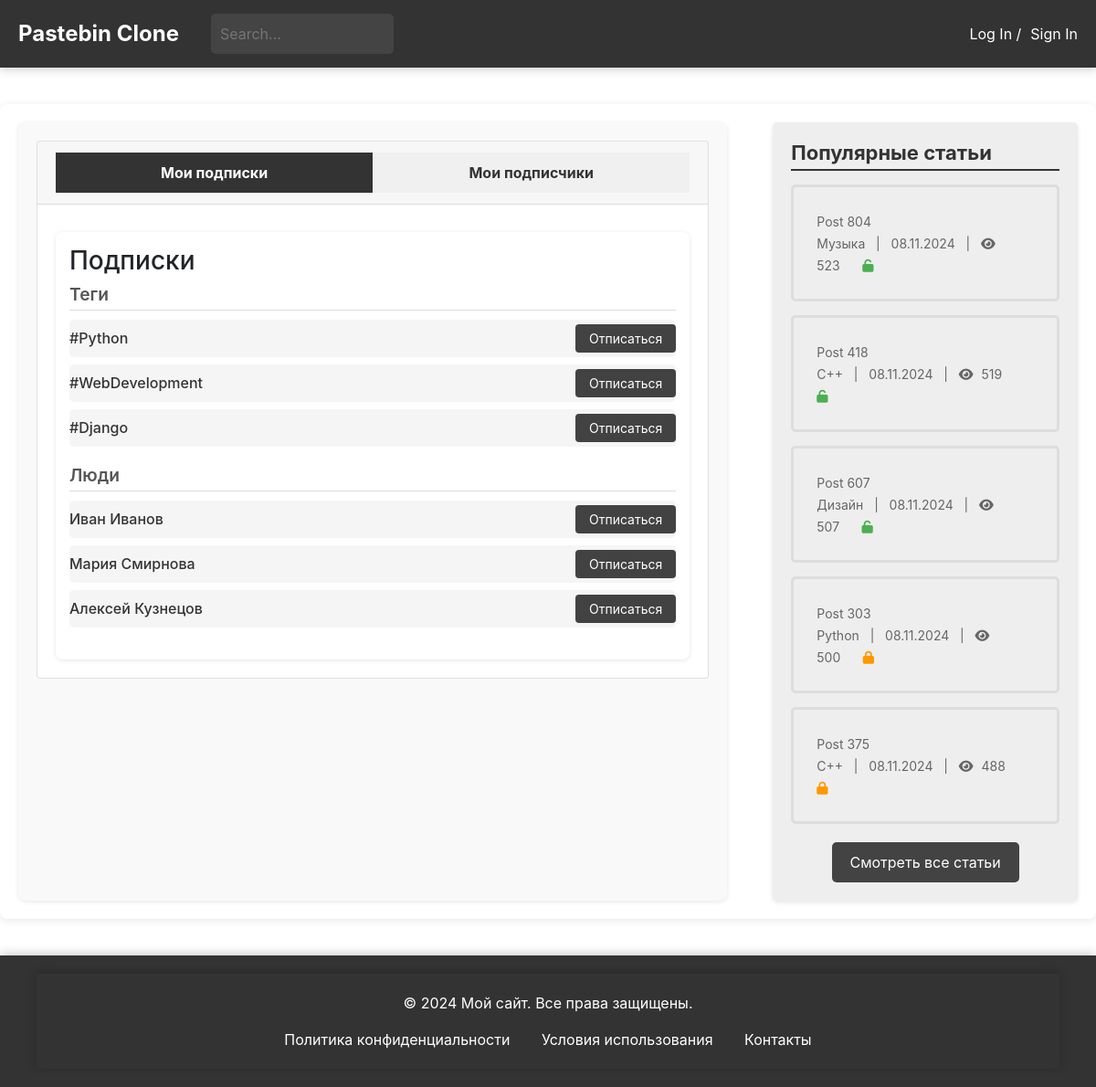
The page /users/subscription/ on the database as committed earlier.
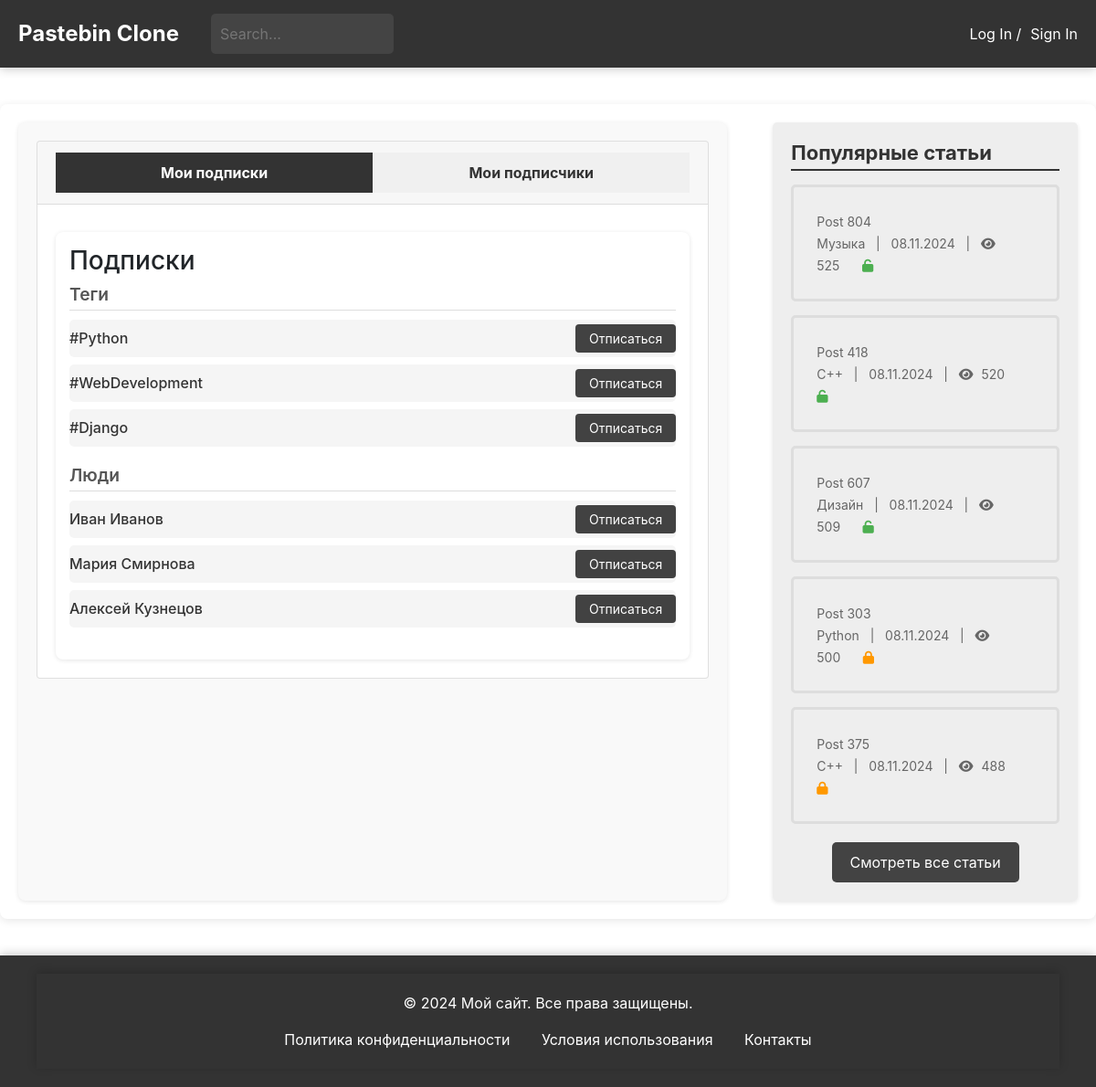
The same page on the database as committed later.
### blog/models.py (models this page shows, shortened)
class Paste(models.Model):
    ACCESS_STATUS_CHOICES = [
        (0, 'Private'),
        (1, 'Public'),
        (2, 'Draft'),
    ]
    TIME_LIVE_CHOICES = [
        (None, 'Никогда'),
        (timedelta(minutes=2), 'Через 2 минуты'),
        (timedelta(hours=1), 'Через 1 час'),
        (timedelta(days=1), 'Через 1 день'),
        (timedelta(weeks=1), 'Через 1 неделю'),
    ]
    title = models.CharField(max_length=200)
    content = models.TextField()
    author = models.ForeignKey(User, on_delete=models.CASCADE)
    created_at = models.DateTimeField(auto_now_add=True)
    updated_at = models.DateTimeField(auto_now=True)
    slug = models.UUIDField(default=uuid.uuid4, editable=False, unique=True)
    tags = models.ManyToManyField(Tag, related_name='posts')
    category = models.ForeignKey(Category, on_delete=models.SET_NULL, null=True)
    access_status = models.IntegerField(choices=ACCESS_STATUS_CHOICES, default=1)
    time_live = models.DurationField(null=True, blank=True)
    password = models.CharField(max_length=100, null=True, blank=True)
    is_delete_after_read = models.BooleanField(default=False)
    views_count = models.PositiveIntegerField(default=0)
    favourite_count = models.PositiveIntegerField(default=0)
    def get_formatted_created_at(self):
        return self.created_at.strftime('%d.%m.%Y')
    class Meta:
        verbose_name = 'Паста'
        verbose_name_plural = 'Паста'

class Category(models.Model):
    name = models.CharField(max_length=30, unique=True)
    parent = models.ForeignKey(
        'self',
        on_delete=models.CASCADE,
        null=True, blank=True,
        related_name='subcategories'
    )
    def __str__(self):
        return self.name
    class Meta:
        verbose_name = 'Категория'
        verbose_name_plural = 'Категории'

### users/views.py (the view)
# urls.py: path('subscription/', views.subscription, name='subs'),
def subscription(request):
    popular_posts = Paste.objects.order_by('-views_count')[:5]
    return render(request, 'subscription.html', {
        'popular_posts': popular_posts
    })

### general/context_processors.py (called while the page is built)
def unread_counts(request):
    if request.user.is_authenticated:
        unread_messages_count = Messages.objects.filter(user=request.user, is_checked=False).count()
        unread_notifications_count = Notifications.objects.filter(user=request.user, is_checked=False).count()
    else:
        unread_messages_count = 0
        unread_notifications_count = 0
    return {
        'unread_messages_count': unread_messages_count,
        'unread_notifications_count': unread_notifications_count,
    }

### users/templates/subscription.html (shortened to what this page needs)
{% extends 'blog/temps/base.html' %}
{% load static %}
{% block head %}
<link href="https://stackpath.bootstrapcdn.com/bootstrap/4.5.2/css/bootstrap.min.css" rel="stylesheet">
<link rel="stylesheet" href="https://cdnjs.cloudflare.com/ajax/libs/font-awesome/5.15.1/css/all.min.css">
<link rel="stylesheet" type="text/css" href="{% static 'css/subscription.css' %}">
{% endblock %}
{% block content %}
<main>
    <div class="main-container">
        <div class="left-block">
            <div class="card">
                <div class="card-header">
                    <button class="tab-button active" onclick="showTab('subscriptions')">Мои подписки</button>
                    <button class="tab-button" onclick="showTab('followers')">Мои подписчики</button>
                </div>
                <div class="card-body">
                    <div id="subscriptions" class="tab-content active">
                        <h3>Подписки</h3>
                        <div class="subscriptions-group">
                            <h4>Теги</h4>
                            <ul id="tags-subscriptions">
                                <li>
                                    <span>#Python</span>
                                    <button class="subscription-button">Отписаться</button>
                                </li>
                                <li>
                                    <span>#WebDevelopment</span>
                                    <button class="subscription-button">Отписаться</button>
                                </li>
                                <li>
                                    <span>#Django</span>
                                    <button class="subscription-button">Отписаться</button>
                                </li>
                            </ul>
                        </div>
                        <div class="subscriptions-group">
                            <h4>Люди</h4>
                            <ul id="people-subscriptions">
                                <li>
                                    <span>Иван Иванов</span>
                                    <button class="subscription-button">Отписаться</button>
                                </li>
                                <li>
                                    <span>Мария Смирнова</span>
                                    <button class="subscription-button">Отписаться</button>
                                </li>
                                <li>
                                    <span>Алексей Кузнецов</span>
                                    <button class="subscription-button">Отписаться</button>
                                </li>
                            </ul>
                        </div>
                    </div>
                </div>
            </div>
        </div>
        {% include 'blog/temps/popular_posts.html' %}
    </div>
</main>
{% endblock %}

### blog/templates/blog/temps/popular_posts.html
{% load static %}
<head>
    <link rel="stylesheet" type="text/css" href="{% static 'css/popular_posts.css' %}">
    <link rel="stylesheet" href="https://cdnjs.cloudflare.com/ajax/libs/font-awesome/6.0.0-beta3/css/all.min.css">
</head>
<div class="right-block">
    <h2>Популярные статьи</h2>
    <ul>
        {% for popular_post in popular_posts %}
        <li>
            <a href="{% url 'blog:post-detail' popular_post.slug %}">
                <span class="article-title">{{popular_post.title}}</span>
                <br>
                <span class="article-meta">{{ popular_post.category }} &nbsp; | &nbsp; {{ popular_post.get_formatted_created_at }} &nbsp; |  &nbsp;
                                    <i class="fa fa-eye"></i> <span
                            class="view-count">{{popular_post.views_count}}</span></span>
                {% if popular_post.password %}
                <span><i class="fa fa-lock" aria-hidden="true" style="color: #FF9800;"></i></span>
                {% else %}
                <span><i class="fa fa-unlock" aria-hidden="true" style="color: #4CAF50;"></i></span>
                {% endif %}
            </a>
        </li>
        {% endfor %}
    </ul>
     <div class="all-posts-link">
        <a href="{% url 'blog:posts-list' %}">Смотреть все статьи</a>
    </div>
</div>

Rows that differ between the two databases and show on the page:
changed Paste "Post 804": views_count "523" → "525"
changed Paste "Post 418": views_count "519" → "520"
changed Paste "Post 607": views_count "507" → "509"
